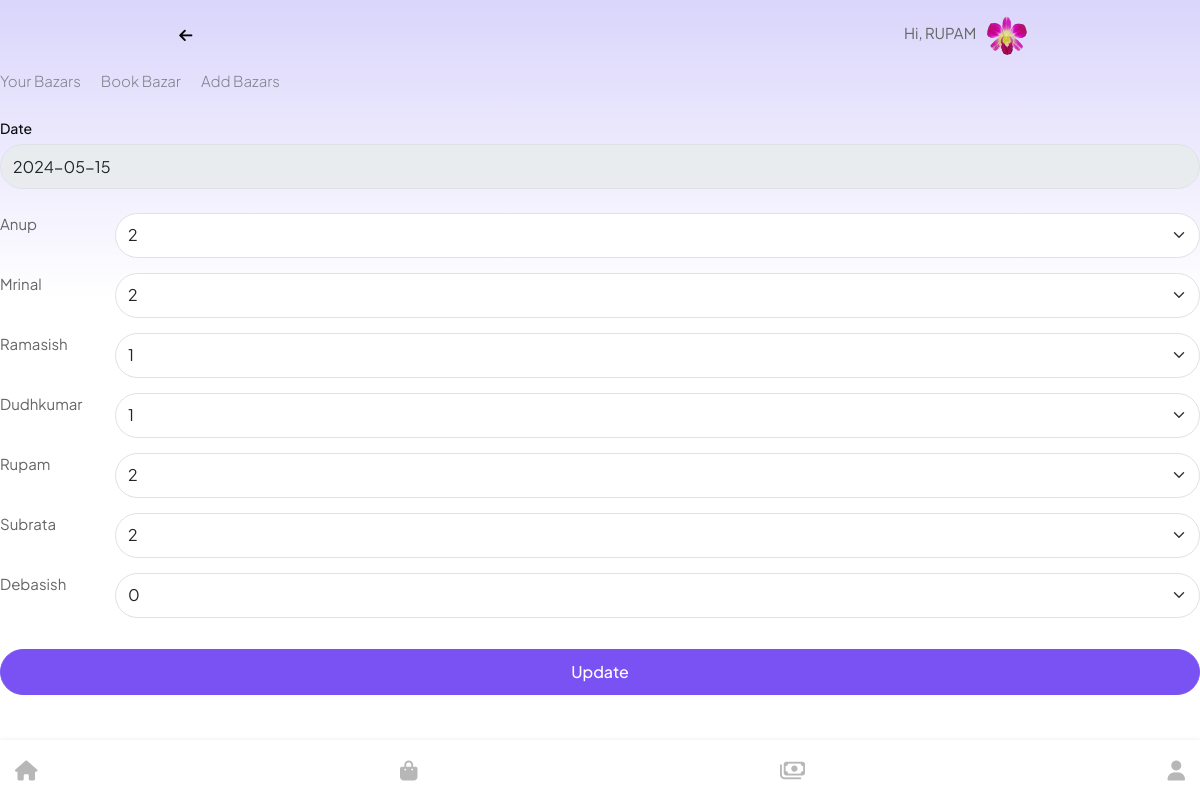
The app's page /edit-bazar/21/ (signed in) with its own data.
### account/models.py (models this page shows, shortened)
class UserInfo(models.Model):
    user = models.OneToOneField(User, on_delete=models.CASCADE, primary_key=True)
    profile = models.ImageField(upload_to='profile/', null=True, blank=True)
    day = models.BooleanField(default=True)
    night = models.BooleanField(default=True)

### core/models.py (models this page shows, shortened)
class Mill(models.Model):
    date = models.DateField()
    user = models.ForeignKey(User, on_delete=models.CASCADE)
    mill_count = models.IntegerField()

### core/views.py (the view, shortened to what this page needs)
# urls.py: path('edit-bazar/<int:id>/', bazar_edit, name='bazar-edit'),
@login_required
def bazar_edit(request, id):
    bazar = Bazar.objects.get(id=id)
    date = bazar.date
    get_date = date.strftime("%Y-%m-%d")
    mills = Mill.objects.filter(date=date)
    total_mill = 0
    data = {
        'get_date' : get_date,
        'mills' : mills
    }
    return render(request, 'bazar-edit.html', data)

### core/templatetags/my_tag.py (called while the page is built)
@register.filter
def get_profile_image(id):
    try:
        user = UserInfo.objects.get(user_id=id)
        return user.profile
    except UserInfo.DoesNotExist:
        return '/profile/user.jpg'

### templates/bazar-edit.html (shortened to what this page needs)
{% extends 'base.html' %}
{% block 'content' %}
<div class="entry-content">
    <div class="links">
        {% with request.resolver_match.url_name as url_name %}
            <ul>
                <li><a href="{% url 'bazar-list' %}" {% if url_name == 'bazar-list' %}class="active"{% endif %}>Your Bazars</a></li>
                <li><a href="{% url 'bazar-book' %}" {% if url_name == 'bazar-book' %}class="active"{% endif %}>Book Bazar</a></li>
                <li><a href="{% url 'bazar-add' %}" {% if url_name == 'bazar-add' %}class="active"{% endif %}>Add Bazars</a></li>
            </ul>
        {% endwith %}
    </div>
    <div class="bazar-list">
        <form method="post">
            <label for="datepicker" class="form-label">Date</label>
            <input type="text" name="date" class="form-control mb-4" value="{{get_date}}" placeholder="YYYY-MM-DD" required disabled>
            {% for mill in mills %}
                <div class="user-item">
                    <label>{{ mill.user.first_name }}</label>
                    <select name="m-{{mill.id}}" class="form-select">
                        <option value="2" {% if mill.mill_count == 2 %}selected{% endif %}>2</option>
                        <option value="1" {% if mill.mill_count == 1 %}selected{% endif %}>1</option>
                        <option value="0" {% if mill.mill_count == 0 %}selected{% endif %}>0</option>
                    </select>
                </div>
            {% endfor %}
            <button type="submit" class="btn btn-primary w-100 mt-3">Update</button>
        </form>
    </div>
</div>
{% endblock 'content' %}

### templates/base.html (shortened to what this page needs)
{% load my_tag %}
<!DOCTYPE html>
<html>
<head>
	<link rel="stylesheet" type="text/css" href="/static/css/bootstrap.css">
	<link rel="stylesheet" type="text/css" href="/static/fontawesome/css/all.css">
    <link rel="stylesheet" href="//code.jquery.com/ui/1.13.2/themes/base/jquery-ui.css">
	<link rel="stylesheet" type="text/css" href="/static/css/style.css">
</head>
<body>
    <main class="site">
        <div class="page-content">
            <div class="container">
                <div class="row justify-content-center">
                    <div class="col-md-9">
                        <div class="d-flex justify-content-between align-items-center page-header">
                            <div class="page-title">
                                <button id="backbtn"><i class="fa-solid fa-arrow-left"></i></button>
                            </div>
                            <div class="profile">
                                <span class="me-2">Hi, <span class="text-uppercase">{{ request.user.first_name }}</span></span><a href="{% url 'profile' %} "> <img src="/uploads/{{ request.user.id|get_profile_image }}" alt=""></a>
                            </div>
                        </div>
                    </div>
                </div>
            </div>
            {% block 'content' %}{% endblock 'content' %}
            <div class="page-footer">
                <ul class="icons">
                    {% with request.resolver_match.url_name as ur %}
                        <li><a href="{% url 'dashboard' %}" class="{% if ur == 'dashboard' %}active{% endif %}"><i class="fa-solid fa-house"></i></a></li>
                        <li><a href="{% url 'bazar-list' %}" class="{% if ur == 'bazar-add' or ur == 'bazar-book' or ur == 'bazar-list' %}active{% endif %}"><i class="fa-solid fa-bag-shopping"></i></a></li>
                        <li><a href="{% url 'est-list' %}" class="{% if ur == 'est-list' %}active{% endif %}"><i class="fa-regular fa-money-bills"></i></a></li>
                        <li><a href="{% url 'profile' %}" class="{% if ur == 'profile' %}active{% endif %}"><i class="fa-solid fa-user"></i></a></li>
                    {% endwith %}
                </ul>
            </div>
        </div>
    </main>
</body>
</html>

### static/css/style.css (style rules this page uses)
body { margin: 0; padding: 0; color: #111B21; font-family: "Plus Jakarta Sans", sans-serif; font-size: 15px; color: #656565; }
a { text-decoration: none; color: #7a52f4; }
img { max-width: 100%; height: auto; }
.btn { border-radius: 30px; font-weight: 500; padding: 10px 35px; }
.btn-primary { border-color: #7a52f4; background-color: #7a52f4; }
.container { max-width: 1170px; }
.form-label { color: #080a0b; display: block; font-size: 14px; font-weight: 500; margin-bottom: 5px; }
.form-control, .form-select { border-radius: 30px; height: 45px; }
.page-header { padding: 15px 0; top: 0; width: 100%; }
.profile img { width: 40px; height: 40px; border-radius: 50%; -o-object-fit: cover; object-fit: cover; -o-object-position: top center; object-position: top center; }
.page-footer { position: fixed; width: 100%; bottom: 0; padding: 15px 15px; box-shadow: 0 0 5px #ececec; overflow: hidden; background-color: #fff; }
.icons { list-style: none; display: flex; justify-content: space-between; padding-left: 0; margin-bottom: 0; }
.icons li a { font-size: 20px; color: #b7b7b7; }
#backbtn { background-color: transparent; border: none; margin-right: 15px; }
.entry-content { padding: 0px 0 20px; margin: 0 0 60px; position: relative; }
.entry-content::before { content: ""; display: block; width: 100%; height: 300px; background: linear-gradient(to bottom, #DAD5FB, #fff); position: absolute; top: -70px; left: 0; z-index: -1; }
.links ul { list-style: none; display: flex; gap: 20px; padding-left: 0; margin-bottom: 25px; }
.links ul li a { color: #83818e; font-size: 15px; font-weight: 300; }
.user-item { display: flex; gap: 15px; margin-bottom: 15px; }
.user-item label { min-width: 100px; }

### records on screen
Mill: user.first_name "Anup", mill_count+id "2"
Mill: user.first_name "Mrinal", mill_count+id "2"
Mill: user.first_name "Ramasish", mill_count+id "1"
Mill: user.first_name "Dudhkumar", mill_count+id "1"
Mill: user.first_name "Rupam", mill_count+id "2"
Mill: user.first_name "Subrata", mill_count+id "2"
Mill: user.first_name "Debasish", mill_count+id "0"

### other values on screen
{{ request.user.first_name }} "RUPAM"
